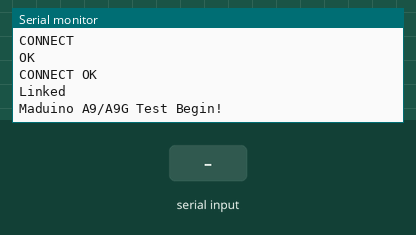
Simulated run of this sketch. Board: Arduino Uno, built with avr-gcc and run on an emulated ATmega328P. Parts: the last lines printed to the serial monitor. Inputs (shaded band) come from the test bench. The modem accepts every AT command (registered, SIM ready, sends succeed) and sends nothing else.

Above: at 12.2 s.
12.3 s: "1" received over the second serial link
At 13.5 s:
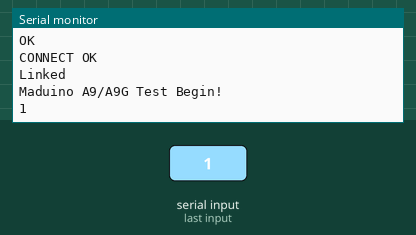
13.8 s: "0" received over the second serial link
At 14.8 s:
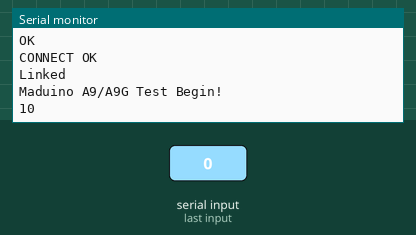

The sketch:

sketch_jun12a.ino
```cpp
//#include <stdio.h>
//#include <string.h>
//
#include <SoftwareSerial.h>
SoftwareSerial mySerial(12, 13);// TX, RX
#define DEBUG true
//int PWR_KEY = 9;
//int RST_KEY = 6;
//int LOW_PWR_KEY = 5;

bool ModuleState=false;

void setup()
{
    Serial.begin(19200);
    mySerial.begin(19200);
    //while (!SerialUSB)
//    {
//        ; // wait for serial port to connect
//    }
//
//        ModuleState=moduleStateCheck();
//        if(ModuleState==false)//if it's off, turn on it.
//        {
//            digitalWrite(PWR_KEY, LOW);
//            delay(3000);
//            digitalWrite(PWR_KEY, HIGH);
//            delay(10000);
//      Serial.println("Now turnning the A9/A9G on.");
//        }

    sendData("AT+CCID", 3000, DEBUG);
    sendData("AT+CREG?", 3000, DEBUG);
    sendData("AT+CGATT=1", 1000, DEBUG);
    sendData("AT+CGACT=1,1", 1000, DEBUG);
    sendData("AT+CGDCONT=1,\"IP\",\"CMNET\"", 1000, DEBUG);

    sendData("AT+CIPSTART=\"TCP\",\"www.nrwlpms.com/sim900/a6_try_one.php?data=22\",80", 2000, DEBUG);
    Serial.println("Maduino A9/A9G Test Begin!");
}

void loop()
{
  while (mySerial.available() > 0) {
    Serial.write(mySerial.read());
    yield();
  }
  while (Serial.available() > 0) {
    mySerial.write(Serial.read());
    yield();
  }
}

bool moduleStateCheck()
{
    int i = 0;
    bool moduleState=false;
    for (i = 0; i < 5; i++)
    {
        String msg = String("");
        msg = sendData("AT", 1000, DEBUG);
        if (msg.indexOf("OK") >= 0)
        {
            Serial.println("A9/A9G Module had turned on.");
                moduleState=true;
            return moduleState;
        }
        delay(1000);
    }
    return moduleState;
}

String sendData(String command, const int timeout, boolean debug)
{
    String response = "";
    mySerial.println(command);
    long int time = millis();
    while ((time + timeout) > millis())
    {
        while (mySerial.available())
        {
            char c = mySerial.read();
            response += c;
        }
    }
    if (debug)
    {
        Serial.print(response);
    }
    return response;
}
```

Measured:
- after the input at 12.3 s, the serial monitor: prints a new line at once (image 1)
- after the input at 13.8 s, the serial monitor: prints a new line at once (image 2)
